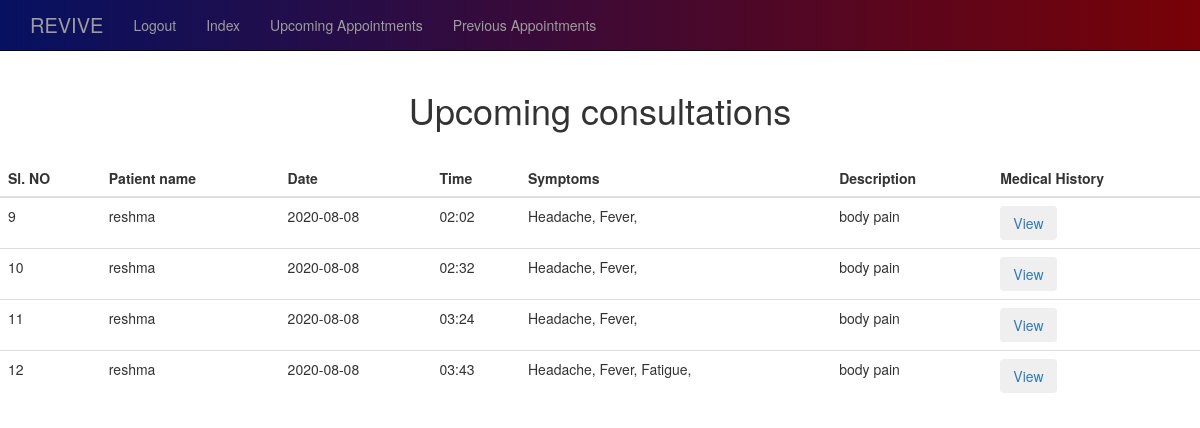
The app's page /upcomingAppointment (signed in) with its own data.
### app.py (models this page shows)
class Appointment(db.Model):
    id = db.Column(db.Integer, primary_key=True)
    doc_name = db.Column(db.String(50))
    patient_name = db.Column(db.String(50))
    desc = db.Column(db.String(50))
    symptoms = db.Column(db.String(75))
    dept = db.Column(db.String(15))
    date = db.Column(db.Integer)
    time = db.Column(db.Integer)
    status = db.Column(db.String(15), default='Pending')
    created_by_patient = db.Column(db.Integer, db.ForeignKey('patient.id'))
    created_by_doc = db.Column(db.Integer, db.ForeignKey('doctor.id'))

### app.py (the view)
@app.route('/upcomingAppointment')
def upcomingAppointment():
    doc_id = session['doctor']
    doc_name = Doctor.query.get(doc_id).name
    print(doc_id,'doc_id', doc_name, 'doc_name')
    cnf_appointments = Appointment.query.filter_by(doc_name=doc_name, status='Confirmed').all()
    print(cnf_appointments)
    return render_template('upcomingAppointment.html', cnf_appointments=cnf_appointments)

### templates/upcomingAppointment.html
{% extends 'dbase.html' %}
{% block body %}
<b><h1 style="text-align: center;">Upcoming consultations</h1></b>
<br>
{% if cnf_appointments %}
<table  class="table table-hover">
    <thead>
        <tr>
            <th scope="col">Sl. NO</th>
            <th scope="col">Patient name</th>
            <th scope="col">Date</th>
            <th scope="col">Time</th>
            <th scope="col">Symptoms</th>
            <th scope="col">Description</th>
            <th scope="col">Medical History</th>
        </tr>
    </thead>
    <tbody>
        {% for appointment in cnf_appointments %}
            <tr>
                <td scope="row">{{appointment.id}}</td>
                <td>{{appointment.patient_name}}</td>
                <td> {{appointment.date}}</td>
                <td>{{appointment.time}}</td>
                <td>{{appointment.symptoms}}</td>
                <td>{{appointment.desc}}</td>
                <td>
                    <button type="button" class="btn btn-light"><a href="{{ url_for('viewhistory')}}" style="text-decoration: none;">View</a></button>
                </td>
            </tr>
        {% endfor %}
    </tbody>
</table>
{% else %}
    <h4>No upcoming appointments!</h4>
{% endif %}
{% endblock %}

### records on screen
Appointment: id "9", patient_name "reshma", date "2020-08-08", time "02:02", symptoms "Headache, Fever,", desc "body pain"
Appointment: id "10", patient_name "reshma", date "2020-08-08", time "02:32", symptoms "Headache, Fever,", desc "body pain"
Appointment: id "11", patient_name "reshma", date "2020-08-08", time "03:24", symptoms "Headache, Fever,", desc "body pain"
Appointment: id "12", patient_name "reshma", date "2020-08-08", time "03:43", symptoms "Headache, Fever, Fatigue,", desc "body pain"
